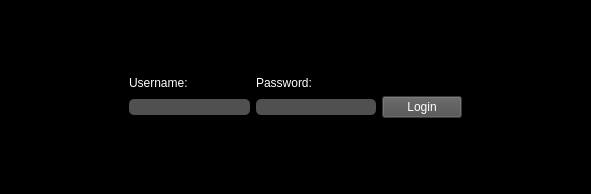
<?xml version="1.0" encoding="UTF-8"?>
<ui version="4.0">
 <class>LoginWindow</class>
 <widget class="QMainWindow" name="LoginWindow">
  <property name="geometry">
   <rect>
    <x>0</x>
    <y>0</y>
    <width>591</width>
    <height>194</height>
   </rect>
  </property>
  <property name="windowTitle">
   <string>Login</string>
  </property>
  <property name="styleSheet">
   <string notr="true">background-color: rgb(0, 0, 0);
font: 11pt &quot;Segoe UI&quot;;</string>
  </property>
  <widget class="QWidget" name="centralwidget">
   <layout class="QGridLayout" name="gridLayout">
    <item row="3" column="3">
     <widget class="QPushButton" name="login">
      <property name="styleSheet">
       <string notr="true">color: rgb(255, 255, 255);
background-color: rgb(79, 79, 79);</string>
      </property>
      <property name="text">
       <string>Login</string>
      </property>
     </widget>
    </item>
    <item row="3" column="1">
     <widget class="QLineEdit" name="username">
      <property name="styleSheet">
       <string notr="true">color: rgb(255, 255, 255);
gridline-color: rgb(0, 0, 0);
background-color: rgb(80, 80, 80);
border-radius: 5px;</string>
      </property>
      <property name="text">
       <string/>
      </property>
     </widget>
    </item>
    <item row="2" column="2">
     <widget class="QLabel" name="pword_label">
      <property name="styleSheet">
       <string notr="true">color: rgb(255, 255, 255);</string>
      </property>
      <property name="text">
       <string>Password:</string>
      </property>
      <property name="alignment">
       <set>Qt::AlignBottom|Qt::AlignLeading|Qt::AlignLeft</set>
      </property>
     </widget>
    </item>
    <item row="2" column="1">
     <widget class="QLabel" name="uname_label">
      <property name="styleSheet">
       <string notr="true">color: rgb(255, 255, 255);</string>
      </property>
      <property name="frameShape">
       <enum>QFrame::NoFrame</enum>
      </property>
      <property name="text">
       <string>Username:</string>
      </property>
      <property name="alignment">
       <set>Qt::AlignBottom|Qt::AlignLeading|Qt::AlignLeft</set>
      </property>
     </widget>
    </item>
    <item row="3" column="2">
     <widget class="QLineEdit" name="password">
      <property name="styleSheet">
       <string notr="true">color: rgb(255, 255, 255);
gridline-color: rgb(0, 0, 0);
background-color: rgb(80, 80, 80);
border-radius: 5px;</string>
      </property>
      <property name="text">
       <string/>
      </property>
      <property name="echoMode">
       <enum>QLineEdit::Password</enum>
      </property>
     </widget>
    </item>
    <item row="4" column="1" colspan="3">
     <spacer name="bottomSpacer">
      <property name="orientation">
       <enum>Qt::Vertical</enum>
      </property>
      <property name="sizeHint" stdset="0">
       <size>
        <width>20</width>
        <height>40</height>
       </size>
      </property>
     </spacer>
    </item>
    <item row="0" column="1" colspan="3">
     <spacer name="topSpacer">
      <property name="orientation">
       <enum>Qt::Vertical</enum>
      </property>
      <property name="sizeHint" stdset="0">
       <size>
        <width>20</width>
        <height>40</height>
       </size>
      </property>
     </spacer>
    </item>
    <item row="2" column="0" rowspan="2">
     <spacer name="leftSpacer">
      <property name="orientation">
       <enum>Qt::Horizontal</enum>
      </property>
      <property name="sizeHint" stdset="0">
       <size>
        <width>40</width>
        <height>20</height>
       </size>
      </property>
     </spacer>
    </item>
    <item row="2" column="4" rowspan="2">
     <spacer name="rightSpacer">
      <property name="orientation">
       <enum>Qt::Horizontal</enum>
      </property>
      <property name="sizeHint" stdset="0">
       <size>
        <width>40</width>
        <height>20</height>
       </size>
      </property>
     </spacer>
    </item>
   </layout>
  </widget>
 </widget>
 <resources/>
 <connections/>
</ui>
